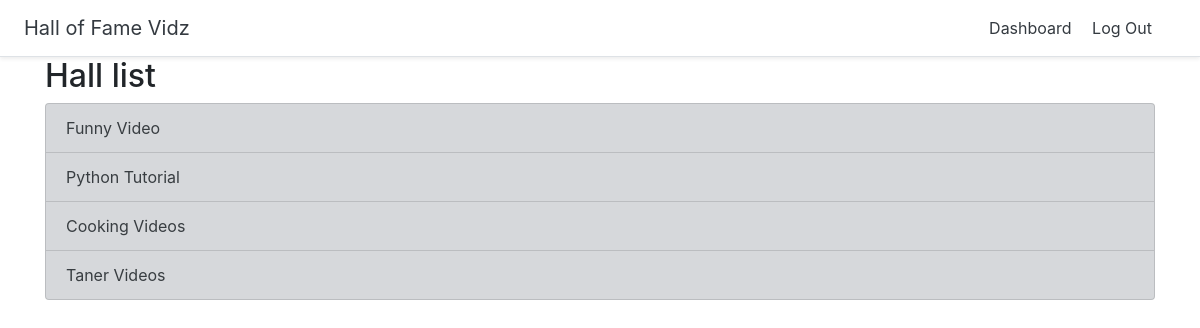
Page /halloffame/ (signed in) on the committed database.
### halls/models.py (models this page shows, shortened)
class Hall(models.Model):
    title = models.CharField(max_length=255)
    user = models.ForeignKey(User, on_delete=models.CASCADE)

### halls/views.py (the view)
# urls.py: path('halloffame/', views.ListHall.as_view(), name='list_hall'),
class ListHall(generic.ListView):
    model = Hall
    template_name = 'halls/list_hall.html'

### halls/templates/halls/list_hall.html
{% extends 'halls/base.html' %}
{% block content %}
<div class="container">
    <h2>Hall list</h2>
        <div class="list-group">
        {% for hall in object_list  %}
            <a href="{% url 'list_hall_videos' pk=hall.id %}" class="list-group-item list-group-item-action list-group-item-secondary">{{ hall.title | title }}</a>
            {% empty %}
            <a href="#" class="list-group-item list-group-item-action">No halls !</a>
        {% endfor %}
        </div>
</div>
{% endblock %}

### rows in the picture
Hall: title "Funny Video"
Hall: title "Python Tutorial"
Hall: title "Cooking Videos"
Hall: title "Taner Videos"
